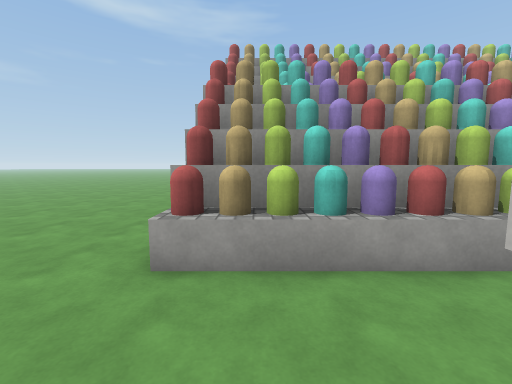
view 1 (above)

12 first-person views from a walk through a Unity game level. The camera is 1.5 m above the floor, tilts 6° down and sees 90° across. The floor is counted in squares, 1 m on a side. Each view is taken from the middle of a square. On the plan, view 1 faces up. The plan holds only what a view shows up to about 13 squares ahead; the rest is blank. The place goes on beyond the plan. Surface patterns are stand-ins for the level's own textures.

view 2
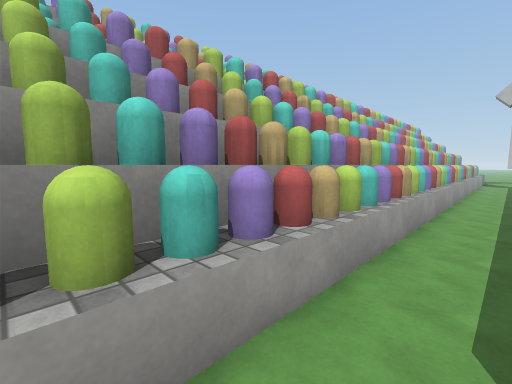

view 3
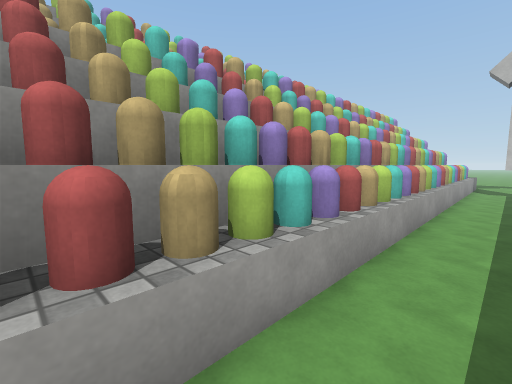

view 4
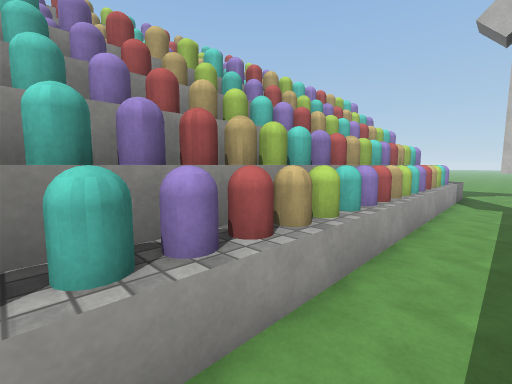

view 5
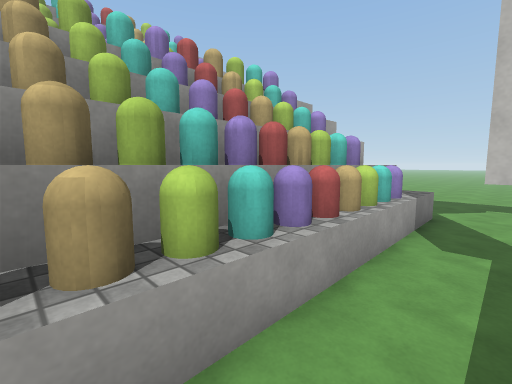

view 6
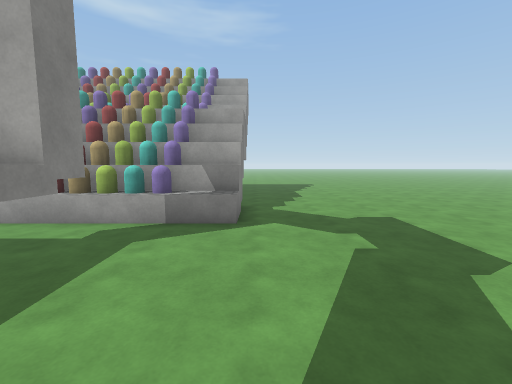

view 7
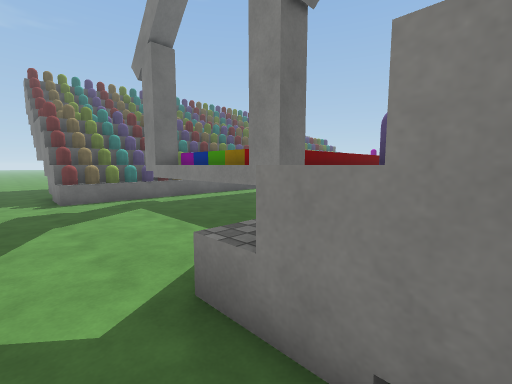

view 8
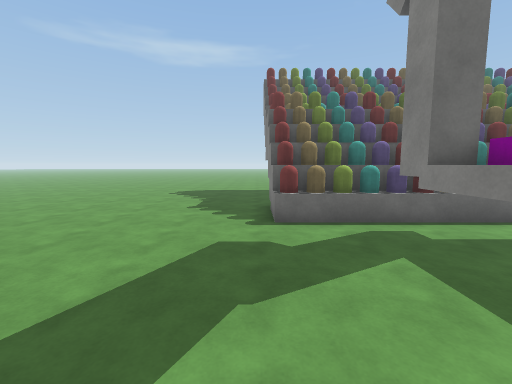

view 9
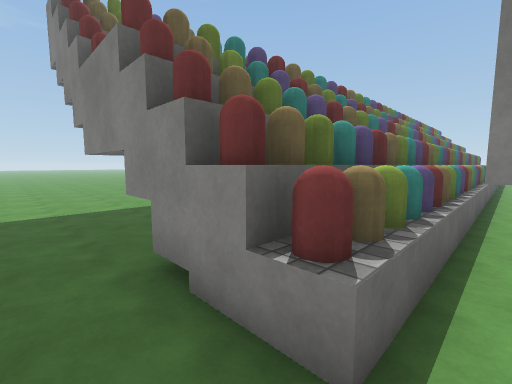

view 10
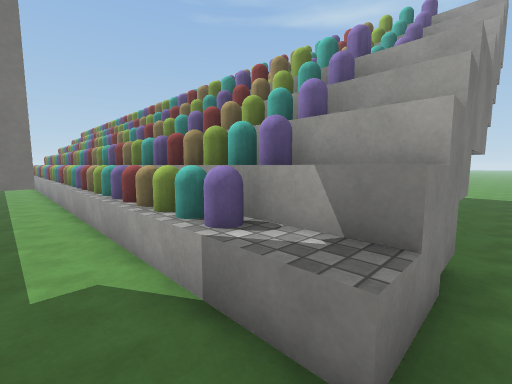

view 11
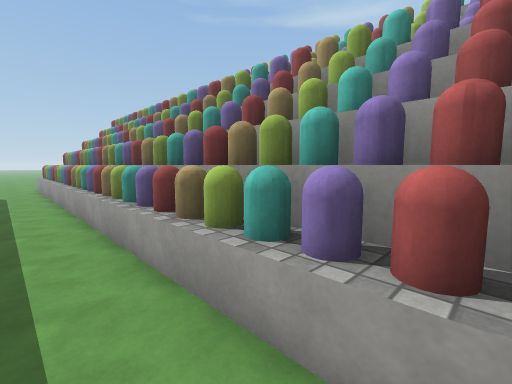

view 12
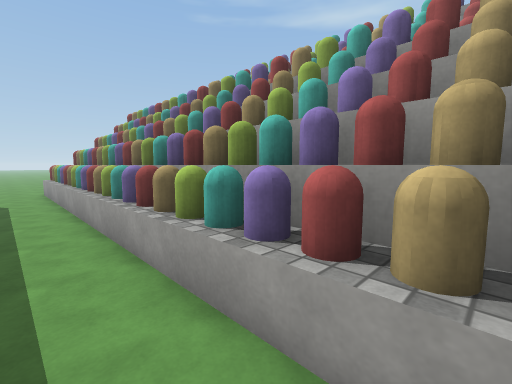

### Floor plan
Points are (right, up) in squares from view 1. A wall is a line through its corners. A room is listed if a view was taken in it or the views show most of it. See-through windows are left out.
Room 1 (views 1, 2, 3, 4, 5, 11, 12)
walls: (14.5, 1) (20.8, 1); (22.5, 2.3) (23.5, 2.3)
ways out: opening at (24, 3.5) to room 2
objects: red capsule (-1, 4); red capsule (-1, 5); red capsule (-1, 6); capsule (0, 4); capsule (0, 5); capsule (0, 6); capsule (1, 4); capsule (1, 5); capsule (1, 6); capsule (2, 4); capsule (2, 5); capsule (2, 6); red capsule (3, 3); capsule (3, 4); red capsule (3, 5); red capsule (3, 6); capsule (4, 4); capsule (4, 5); capsule (4, 6); capsule (5, 4); capsule (5, 5); capsule (5, 6); capsule (6, 3); red capsule (6, 4); capsule (6, 5); capsule (6, 6); capsule (7, 4); capsule (7, 5); capsule (7, 6); capsule (8, 4); capsule (8, 5); capsule (8, 6); capsule (9, 4); capsule (9, 5); capsule (9, 6); red capsule (10, 4); red capsule (10, 5); red capsule (10, 6); capsule (11, 4); capsule (11, 5); capsule (11, 6); capsule (12, 4); capsule (12, 5); capsule (12, 6); capsule (13, 4); capsule (13, 5); capsule (13, 6); red capsule (14, 4); red capsule (14, 5); red capsule (14, 6); capsule (15, 4); capsule (15, 5); capsule (15, 6); capsule (16, 4); capsule (16, 5); capsule (16, 6); capsule (17, 4); capsule (17, 5); capsule (17, 6); red capsule (18, 3); capsule (18, 4); red capsule (18, 5); red capsule (18, 6); capsule (19, 4); capsule (19, 5); capsule (19, 6); capsule (20, 4); capsule (20, 5); capsule (20, 6); capsule (21, 3); red capsule (21, 4); capsule (21, 5); capsule (21, 6); capsule (22, 4); capsule (22, 5); capsule (22, 6); capsule (23, 4); capsule (23, 5); capsule (23, 6); capsule (24, 5); capsule (24, 6)
Room 2 (views 6, 8, 9, 10)
walls: (22.5, 0.2) (22.5, -4.2) (23.5, -4.2); (23.6, 1.2) (22.8, 1.2); (23.5, 2.3) (23.5, -5.2); (26.5, -8.4) (26.5, -9.6); (26.6, 4.5) (24.5, 4.5); (26.5, 5.5) (26.5, 3.5); (26.6, 5.5) (24.5, 5.5)
low walls: (26.5, 3.5) (25.4, 3.5)
ways out: opening at (24, 3.5) to room 1; opening at (27.5, 4.5) to room 3; opening at (27.5, -9)
objects: other object (12, -7); other object (13, -8); other object (13, -7); other object (13, -6); other object (14, -8); other object (14, -7); other object (14, -6); other object (15, -8); other object (15, -7); other object (15, -6); other object (16, -8); other object (16, -7); other object (16, -6); other object (17, -8); other object (17, -7); other object (17, -6); other object (18, -8); other object (18, -7); other object (18, -6); red capsule (19, -8); other object (19, -7); other object (19, -6); other object (19, -5); other object (20, -8); capsule (20, -7); other object (20, -6); capsule (21, -8); capsule (21, -7); capsule (21, -6); capsule (22, -8); capsule (22, -7); red capsule (22, -6); capsule (22, -5); capsule (23, -8); capsule (23, -7); capsule (23, -6); capsule (24, -8); capsule (24, -7); capsule (24, -6); capsule (24, 4); capsule (25, -8); capsule (25, -7); capsule (25, -6); capsule (25, 4); red capsule (26, -8); red capsule (26, -7); red capsule (26, -6)
Room 3 (view 7)
walls: (26.5, 7.5) (26.5, 5.5)
ways out: opening at (27.5, 4.5) to room 2

Where each view was taken, in squares from view 1:
view 1: 0 up, 0 right, facing up
view 2: 2 up, 0 right, facing up-right
view 3: 2 up, 6 right, facing up-right
view 4: 2 up, 12 right, facing up-right
view 5: 2 up, 18 right, facing up-right
view 6: 3 down, 27 right, facing up
view 7: 6 up, 28 right, facing down-left
view 8: 1 up, 27 right, facing down
view 9: 5 down, 28 right, facing down-left
view 10: 2 up, 27 right, facing up-left
view 11: 2 up, 18 right, facing up-left
view 12: 2 up, 15 right, facing up-left
